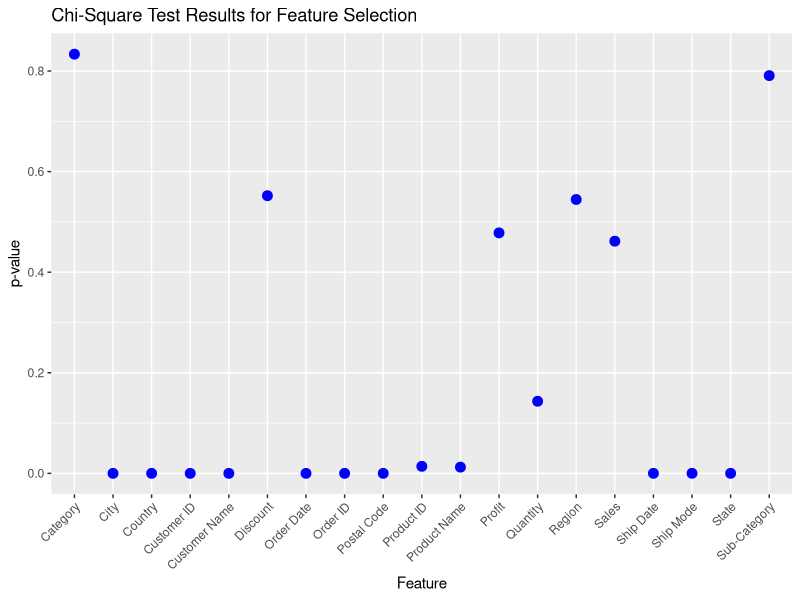
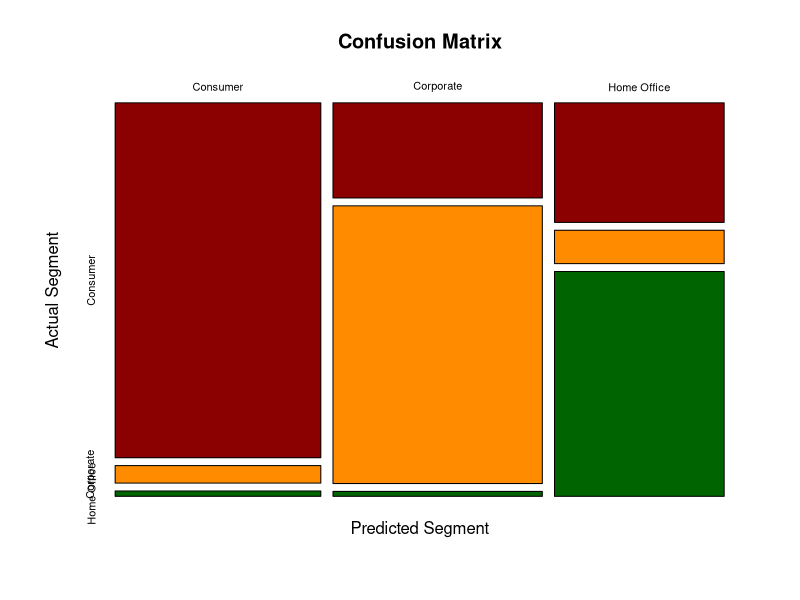

These figures' R source, in order:
# Section I: Discovery ====

# Package to read xls
library(dplyr)
library("readxl")
library(e1071)
library(caret)
library(ggplot2)

# set working directory
setwd("C:/Users/Sofea Taufik/Documents/Y3S1/CPC351/Project")

# load dataset
sales <- read_excel("Electronic-store-sales-details.xls")

# Converting the attributes to categorical
sales$`Order ID` <- factor(sales$`Order ID`)
sales$`Ship Mode` <- factor(sales$`Ship Mode`)
sales$`Customer ID` <- factor(sales$`Customer ID`)
sales$`Customer Name` <- factor(sales$`Customer Name`)
sales$Segment <- factor(sales$Segment) # Predicted value
sales$Country <- factor(sales$Country)
sales$City <- factor(sales$City)
sales$State <- factor(sales$State)
sales$Region <- factor(sales$Region)
sales$`Product ID` <- factor(sales$`Product ID`)
sales$Category <- factor(sales$Category)
sales$`Sub-Category` <- factor(sales$`Sub-Category`)
sales$`Product Name` <- factor(sales$`Product Name`)

# View summary for data frame sale
summary(sales)

# Getting the class for output features
summary(sales$Segment) 
  # Multi-class classification 
  # (3; consumer, corporate, home office)

# Section II: Data Preparation ====

# Data preparation

# Check for null values
which(is.na(sales)) # no null values

# Check for duplicate rows
duplicate_indices <- which(duplicated(sales))

# View duplicate rows
duplicate_rows <- sales[duplicate_indices, ] # no duplicate rows

# Remove Row ID attribute because Order ID is already unique
clean_sales <- sales[, !(names(sales) %in% c("Row ID"))]

# Performing data normalisation for scale consistency
# Using range normalization
clean_sales$Sales <- (clean_sales$Sales - min(clean_sales$Sales)) / (max(clean_sales$Sales) - min(clean_sales$Sales))
clean_sales$Quantity <- (clean_sales$Quantity - min(clean_sales$Quantity)) / (max(clean_sales$Quantity) - min(clean_sales$Quantity))
clean_sales$Profit <- (clean_sales$Profit - min(clean_sales$Profit)) / (max(clean_sales$Profit) - min(clean_sales$Profit))

# View summary of data frame
summary(clean_sales)

# Training the model

# Feature Selection ====
# Perform feature selection using chi-square test
chi_sq_results <- sapply(clean_sales[, -which(names(clean_sales) == "Segment")], function(x) {
  chisq.test(table(x, clean_sales$Segment))$p.value
})

# Select features based on a threshold (p-value < 0.05)
selected_features <- names(chi_sq_results)[chi_sq_results < 0.05]

# Keep selected features with the target variable
selected_sales <- clean_sales[, c(selected_features, "Segment")]

# Visualising selected features according to p-value

# Create a data frame for visualization
chi_sq_data <- data.frame(Feature = names(chi_sq_results), p_value = chi_sq_results)

# Create a scatterplot with p-values
scatterplot_pvalue <- ggplot(chi_sq_data, aes(x = Feature, y = p_value)) +
  geom_point(color = "blue", size = 3) +  # Set point color and size
  labs(x = "Feature", y = "p-value", title = "Chi-Square Test Results for Feature Selection") +  # Set axis labels and title
  theme(axis.text.x = element_text(angle = 45, hjust = 1))  # Rotate x-axis labels for better visibility

# Display the scatterplot
print(scatterplot_pvalue)

# Splitting data set train-test (ratio 70:30)
set.seed(295) # for consistency
sample <- sample(c(TRUE, FALSE), nrow(selected_sales), replace = TRUE, prob = c(0.7, 0.3))
train_sales <- selected_sales[sample, ]
test_sales <- selected_sales[!sample, ]

# Section III: Model Planning and Development ====

# Build the Naive Bayes model
naive_bayes_model <- naiveBayes(Segment ~ ., data = train_sales)

# Print the summary of the model
print(naive_bayes_model)

# Section IV: Model Evaluation ====

# Make predictions on the test set
predictions <- predict(naive_bayes_model, newdata = test_sales)

# Create a confusion matrix
conf_matrix <- table(Predicted = predictions, Actual = test_sales$Segment)

# Ensure that the levels of the reference and data are the same
levels(test_sales$Segment) <- levels(predictions)

# Plot the confusion matrix
confusionMatrix_plot <- confusionMatrix(conf_matrix, reference = test_sales$Segment, mode = "everything")

# Display the plot
print(confusionMatrix_plot)

# Display summary statistics for numerical variables
summary(sales[, sapply(sales, is.numeric)])

# Display summary for categorical variables
sapply(sales[, !sapply(sales, is.numeric)], function(x) table(x))

# Define a custom color palette
custom_palette <- c("darkred", "darkorange", "darkgreen", "darkblue")

# Plot the confusion matrix
plot(confusionMatrix_plot$table, col = custom_palette, 
     main = "Confusion Matrix", 
     xlab = "Predicted Segment", 
     ylab = "Actual Segment")
